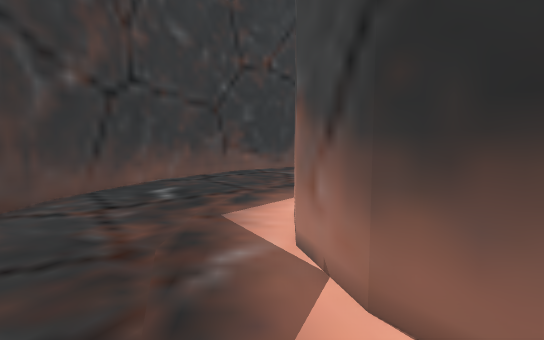
[1] (above)

14 first-person views from a walk through a 3-D level made in the Unity game engine. The camera is 1.2 m above the floor, tilts 6° down and sees 75° across. The floor is counted in squares, 1 m on a side. Each view is taken from the middle of a square. On the plan, view 1 faces up. The plan holds only what a view shows up to about 14 squares ahead; the rest is blank. The place goes on beyond the plan.

[2]
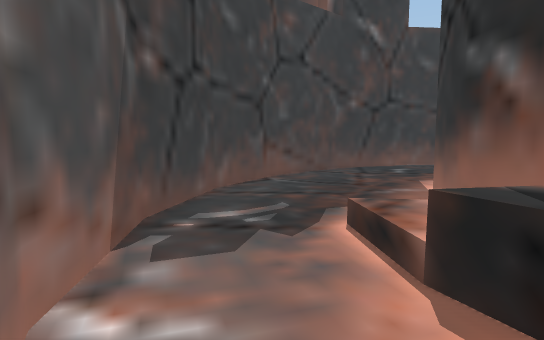

[3]
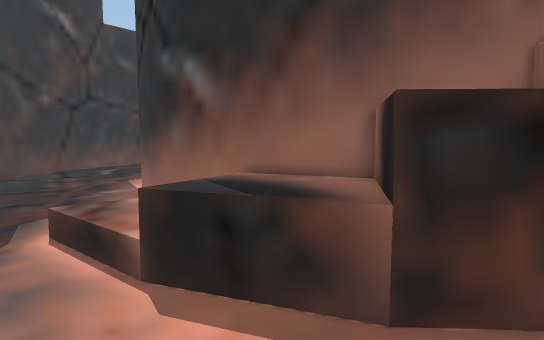

[4]
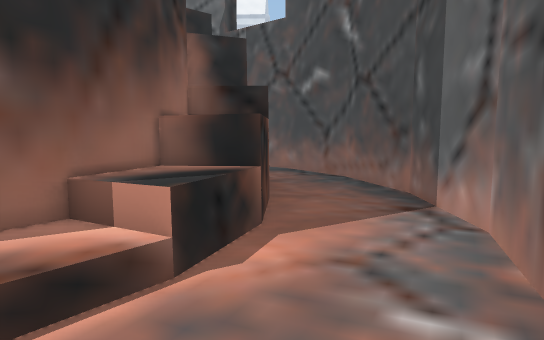

[5]
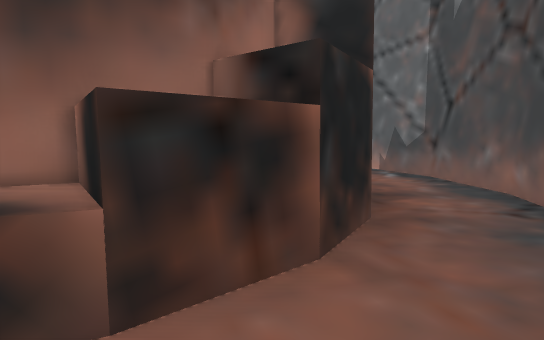

[6]
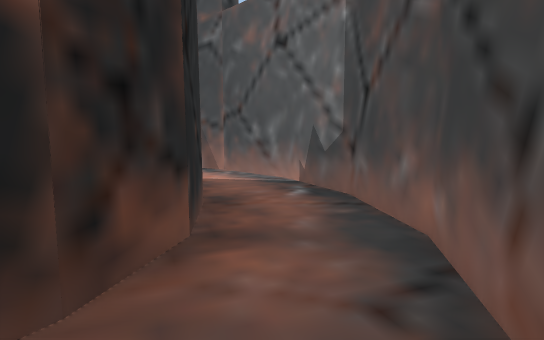

[7]
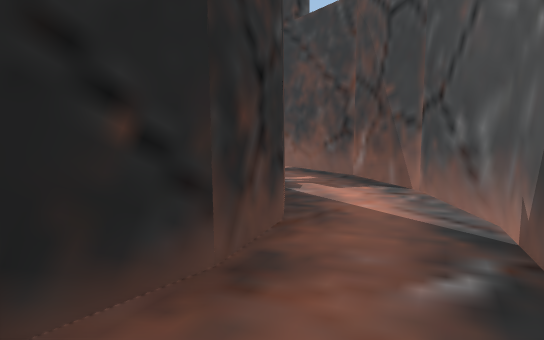

[8]
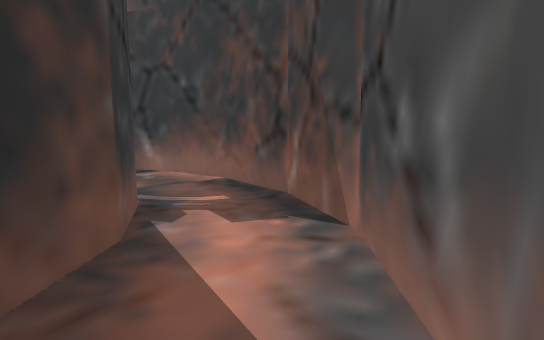

[9]
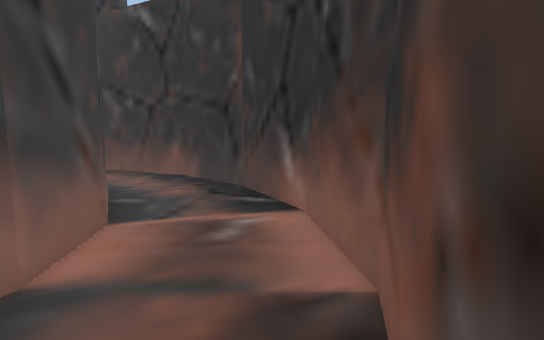

[10]
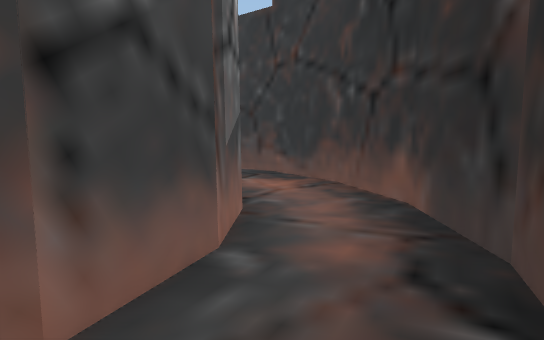

[11]
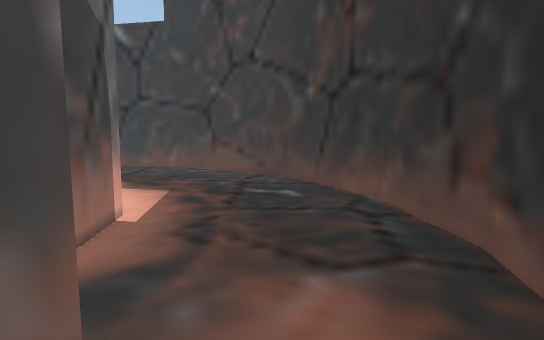

[12]
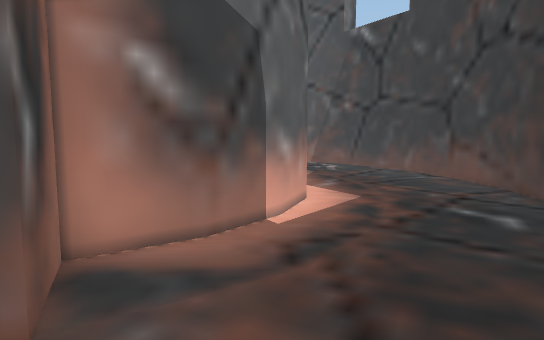

[13]
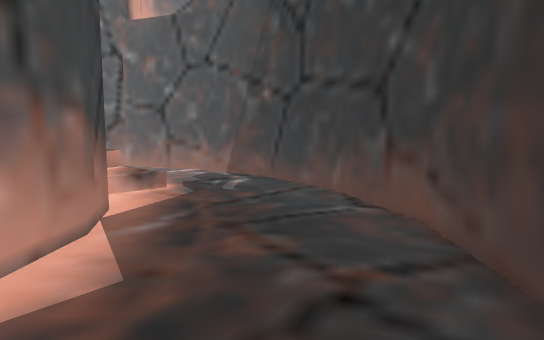

[14]
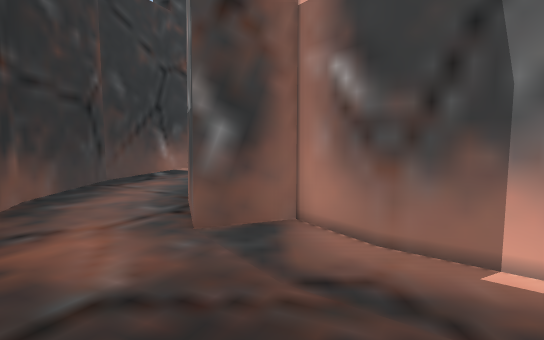

### Floor plan
Key: @ floor where view 1 was taken; # wall or solid block; . main floor; : floor 0.25 m higher than the main floor; + floor 0.75 m higher than the main floor; / step, stairs or slope; ^ raised ledge.
Columns run from 4 left of view 1 to 14 right of it. Each row starts with its distance up from view 1.
 14        ####
 13     ####..#####
 12    ##.........##
 11   ##...........##
 10  ##....######...##
  9  #.....#    ##...##
  8 ##....##     ##...#
  7 #....##       #...#
  6 #....#        ##..#
  5 #....#         #..#
  4 #....#         #..#
  3 #....#         #..#
  2 #....##       ##..#
  1 #..../##     ##...#
  0 ##..@/:#### ##...##
 -1  ##.../+^ ###...##
 -2   #.....^^#.....#
 -3   ###.........###
 -4     ###.....###
 -5       #######

Where each view was taken, in squares from view 1:
view 1: 0 up, 0 right, facing up
view 2: 4 down, 3 right, facing up-left
view 3: 4 down, 3 right, facing up
view 4: 2 down, 1 left, facing right
view 5: 4 down, 3 right, facing up-right
view 6: 4 down, 7 right, facing up-right
view 7: 2 down, 11 right, facing up
view 8: 1 up, 13 right, facing up
view 9: 8 up, 13 right, facing up-left
view 10: 11 up, 10 right, facing left
view 11: 12 up, 3 right, facing down-left
view 12: 12 up, 1 right, facing down
view 13: 8 up, 2 left, facing down
view 14: 9 up, 2 left, facing right
